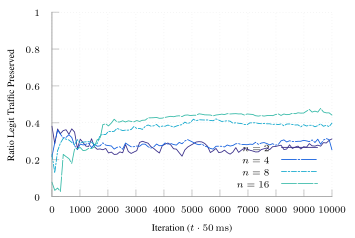

Here is the gnuplot script that generated this plot:
set terminal tikz standalone color size 9cm,6cm font '\scriptsize' preamble '\usepackage{microtype} \usepackage{times} \usepackage[T1]{fontenc} \usepackage{siunitx}\sisetup{detect-all}'
set output "spf-tcp-banded.tex"

load "parula.pal"

set style line 102 lc rgb '#a0a0a0' lt 1 lw 1
set border ls 102
set colorbox border 102
set key textcolor rgb "black"
set tics textcolor rgb "black"
set label textcolor rgb "black"

set border 3
set grid x y
set xtics nomirror
set ytics nomirror

#set key autotitle columnhead
set datafile separator ","

set xlabel "Iteration ($t \\cdot{} \\SI{50}{\\milli\\second}$)"
set ylabel "Ratio Legit Traffic Preserved"

set yrange [0.0:1.0]
set key inside bottom right

plot '../results/spf-tcp-banded-2' u 1:3 w lines smooth sbezier title "$n=2$" dt 1, \
     '../results/spf-tcp-banded-4' u 1:3 w lines smooth sbezier title "$n=4$" dt (18,2,2,2), \
     '../results/spf-tcp-banded-8' u 1:3 w lines smooth sbezier title "$n=8$" ls 4  dt (6,2,2,2), \
     '../results/spf-tcp-banded-16' u 1:3 w lines smooth sbezier title "$n=16$" ls 5 dt (18,2)
